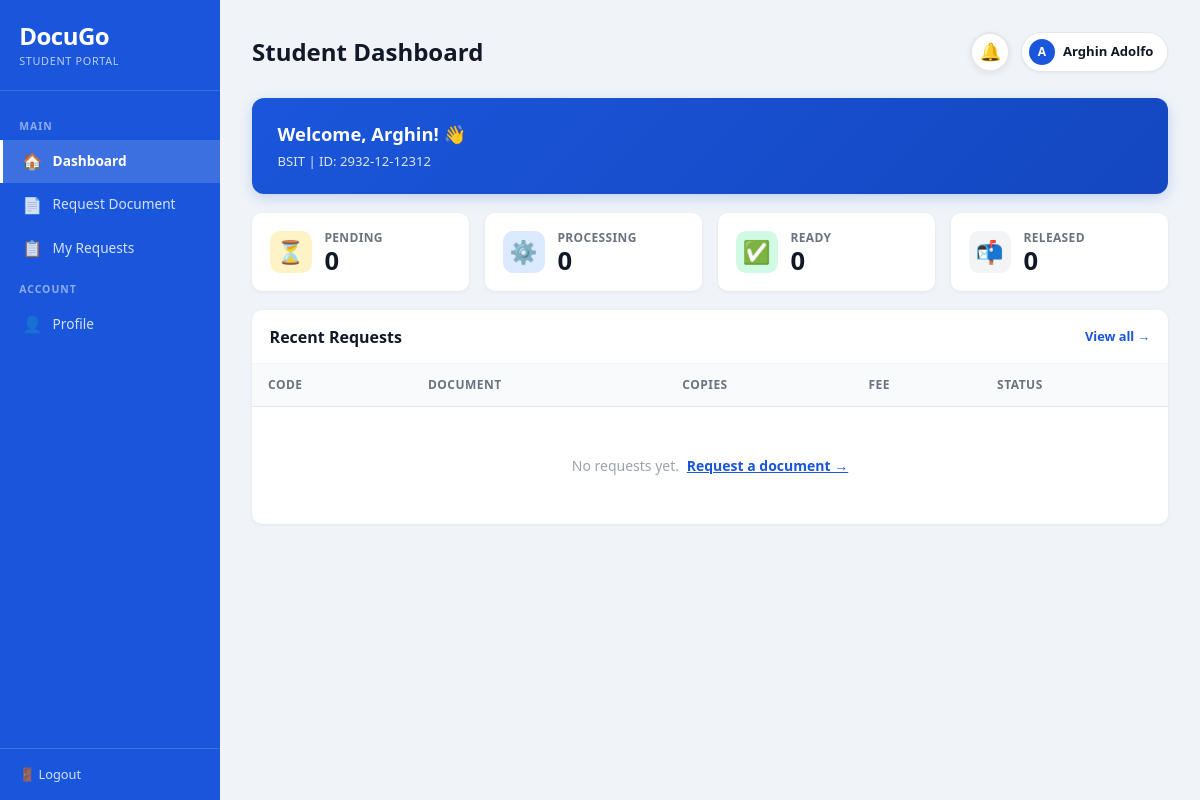
The page /student/dashboard.php (signed in) on the database its author committed.
### tables this page shows
CREATE TABLE `users` (
  `id` int(11) NOT NULL,
  `student_id` varchar(20) DEFAULT NULL,
  `first_name` varchar(100) NOT NULL,
  `middle_name` varchar(100) DEFAULT NULL,
  `last_name` varchar(100) NOT NULL,
  `email` varchar(150) NOT NULL,
  `gender` enum('male','female','prefer_not_to_say') DEFAULT NULL,
  `birthdate` date DEFAULT NULL,
  `password` varchar(255) NOT NULL,
  `role` enum('student','alumni','registrar','admin') DEFAULT 'student',
  `course` varchar(100) DEFAULT NULL,
  `year_graduated` year(4) DEFAULT NULL,
  `contact_number` varchar(20) DEFAULT NULL,
  `address` text DEFAULT NULL,
  `profile_picture` varchar(255) DEFAULT NULL,
  `status` enum('active','inactive','pending') DEFAULT 'pending',
  `created_at` timestamp NOT NULL DEFAULT current_timestamp(),
  `updated_at` timestamp NOT NULL DEFAULT current_timestamp() ON UPDATE current_timestamp(),
  `office_role` varchar(50) DEFAULT NULL
);

### student/dashboard.php (the view, shortened to what this page needs)
<?php
$conn   = getConnection();
$userId = $_SESSION['user_id'];
$role   = $_SESSION['user_role'] ?? 'student';
$stmt = $conn->prepare("
    SELECT first_name, last_name, course, student_id, email, contact_number
    FROM users WHERE id = ?
");
$stmt->bind_param("i", $userId);
$stmt->execute();
$user = $stmt->get_result()->fetch_assoc();
$statStmt = $conn->prepare("
    SELECT
        SUM(status='pending')    AS pending,
        SUM(status='processing') AS processing,
        SUM(status='ready')      AS ready,
        SUM(status='released')   AS released
    FROM document_requests WHERE user_id=?
");
$statStmt->bind_param("i", $userId);
$statStmt->execute();
$stats = $statStmt->get_result()->fetch_assoc();
$reqStmt = $conn->prepare("
    SELECT dr.request_code, dr.status, dr.copies,
           dt.name AS doc_type, dt.fee,
           dr.requested_at
    FROM document_requests dr
    JOIN document_types dt ON dr.document_type_id = dt.id
    WHERE dr.user_id = ?
    ORDER BY dr.requested_at DESC
    LIMIT 5
");
$reqStmt->bind_param("i", $userId);
$reqStmt->execute();
$latestReqs = $reqStmt->get_result()->fetch_all(MYSQLI_ASSOC);
$unreadCount = 0;
function e($v) { return htmlspecialchars($v ?? ''); }
$roleLabel = ucfirst($role);
$initial   = strtoupper(substr($user['first_name'], 0, 1));
?>
<!DOCTYPE html>
<html lang="en">
<head>
</head>
<body>
<aside class="sidebar">
    <div class="sidebar-brand">
        DocuGo
        <small><?= $roleLabel ?> Portal</small>
    </div>
    <nav class="sidebar-menu">
        <div class="menu-label">Main</div>
        <a href="dashboard.php" class="menu-item active">
            <span class="icon">🏠</span> Dashboard
        </a>
        <a href="request_form.php" class="menu-item">
            <span class="icon">📄</span> Request Document
        </a>
        <a href="my_requests.php" class="menu-item">
            <span class="icon">📋</span> My Requests
        </a>
        <div class="menu-label">Account</div>
        <a href="profile.php" class="menu-item">
            <span class="icon">👤</span> Profile
        </a>
    </nav>
        <div class="sidebar-footer">
            <a href="../logout.php">🚪 Logout</a>
        </div>
</aside>
<main class="main">
    <div class="topbar">
        <h1><?= $roleLabel ?> Dashboard</h1>
        <div class="topbar-right">
            <div class="notif-wrap" id="notifWrap">
                <button class="notif-btn <?= $unreadCount > 0 ? 'has-unread' : '' ?>"
                        id="notifBtn"
                        onclick="togglePanel(event)"
                        title="Notifications"
                        aria-label="Notifications, <?= $unreadCount ?> unread">
                    🔔
                </button>
            </div>
            <div class="user-chip">
                <div class="chip-avatar"><?= $initial ?></div>
                <strong><?= e($user['first_name'] . ' ' . $user['last_name']) ?></strong>
            </div>
        </div>
    </div>
    <div class="welcome-banner">
        <h2>Welcome, <?= e($user['first_name']) ?>! 👋</h2>
        <p>
            <?= !empty($user['course'])     ? e($user['course'])     . ' | ' : '' ?>
            <?= !empty($user['student_id']) ? 'ID: ' . e($user['student_id']) : '' ?>
        </p>
    </div>
    <div class="stats-grid">
        <div class="stat-card">
            <div class="stat-icon yellow">⏳</div>
            <div>
                <div class="stat-label">Pending</div>
                <div class="stat-value"><?= intval($stats['pending']) ?></div>
            </div>
        </div>
        <div class="stat-card">
            <div class="stat-icon blue">⚙️</div>
            <div>
                <div class="stat-label">Processing</div>
                <div class="stat-value"><?= intval($stats['processing']) ?></div>
            </div>
        </div>
        <div class="stat-card">
            <div class="stat-icon green">✅</div>
            <div>
                <div class="stat-label">Ready</div>
                <div class="stat-value"><?= intval($stats['ready']) ?></div>
            </div>
        </div>
        <div class="stat-card">
            <div class="stat-icon gray">📬</div>
            <div>
                <div class="stat-label">Released</div>
                <div class="stat-value"><?= intval($stats['released']) ?></div>
            </div>
        </div>
    </div>
    <div class="card">
        <div class="card-header">
            <h2>Recent Requests</h2>
            <a href="my_requests.php">View all →</a>
        </div>
        <table>
            <thead>
                <tr>
                    <th>Code</th>
                    <th>Document</th>
                    <th>Copies</th>
                    <th>Fee</th>
                    <th>Status</th>
                </tr>
            </thead>
            <tbody>
                <?php if (empty($latestReqs)): ?>
                    <tr>
                        <td colspan="5" class="empty-td">
                            No requests yet.
                            <a href="request_form.php" style="color:#1a56db;font-weight:600;margin-left:4px;">
                                Request a document →
                            </a>
                        </td>
                    </tr>
                <?php endif; ?>
            </tbody>
        </table>
    </div>
</main>
</body>
</html>

### rows shown on the page
users: first_name "A", first_name+last_name "Arghin Adolfo", first_name "Arghin", course "BSIT", student "2932-12-12312"

### other values the page prints
$roleLabel "STUDENT"
$roleLabel "Student"
$stats['pending'] "0"
$stats['processing'] "0"
$stats['ready'] "0"
$stats['released'] "0"
